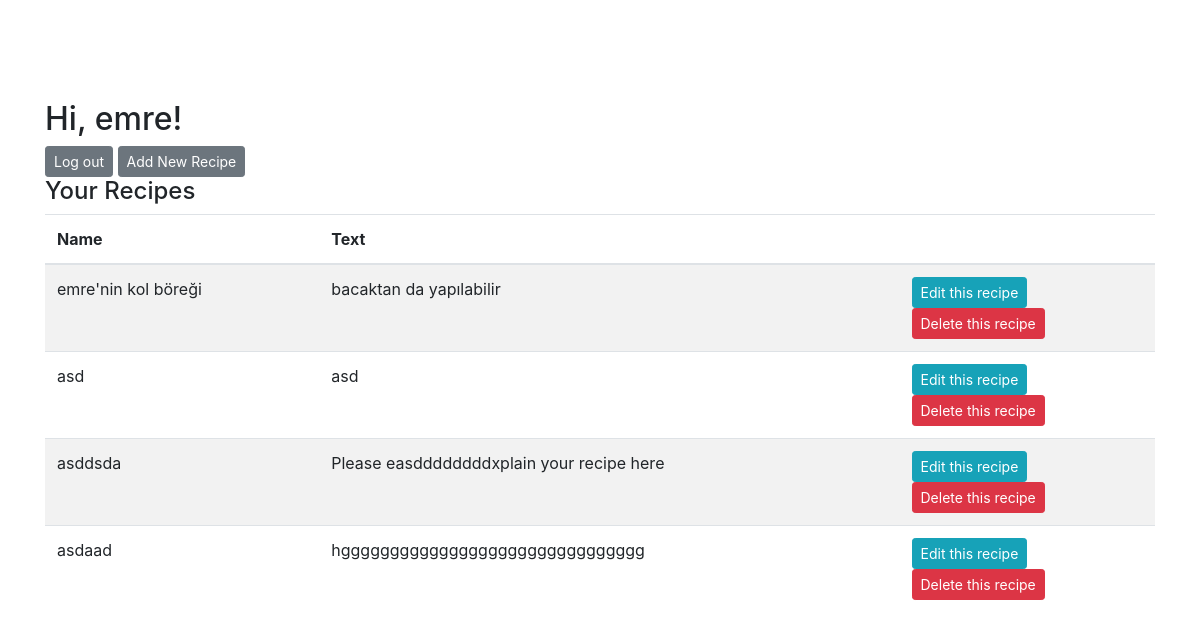
The page /profile (signed in) on the database its author committed.
### main.py (models this page shows, shortened)
class Recipe(db.Model):
	__tablename__ = 'Recipe'
	id = db.Column(db.Integer, primary_key = True)
	name = db.Column(db.String(100))
	text = db.Column(db.Text)
	category_id = db.Column(db.Integer, db.ForeignKey('RecipeCategory.id'), nullable=False)
	user_id = db.Column(db.Integer, db.ForeignKey('User.id'), nullable=False)
	add_date = db.Column(db.DateTime)
	last_edit_date = db.Column(db.DateTime)

### main.py (the view)
@app.route('/profile', methods=['POST', 'GET'])
def profile():
	if check_if_user_logged_in():
		user_id = session["user_id"]
		recipes = Recipe.query.filter_by(user_id=user_id)
		return render_template('profile.html', username=session["username"], recipes=recipes)
	else:
		return render_template('log_in.html')

### main.py (called while the page is built)
def check_if_user_logged_in():
	if not "logged_in" in session:
		user_logged_in = False
		session["logged_in"] = False
	else:
		user_logged_in = session["logged_in"]
	return user_logged_in

### templates/profile.html (shortened to what this page needs)
<!DOCTYPE html>
<html lang="en">
<head>
    <link rel="stylesheet" href="https://maxcdn.bootstrapcdn.com/bootstrap/4.0.0/css/bootstrap.min.css">
</head>
<body>
     <div name="main_profile" style = "margin-Top:100px" class="container">
        <h2>Hi, {{ username }}!</h2>
        <a href="{{url_for("log_out")}}"  class = "btn btn-secondary btn-sm">Log out</a>
        <a href="{{url_for("add_recipe")}}"  class = "btn btn-secondary btn-sm">Add New Recipe</a>
        <br>
		<h4>Your Recipes</h4>
		<div>
		{% if recipes == []%}
            <div class="alert alert-warning" role="alert">
                There is no recipe.
            </div>
        {% else %}
        <table class="table table-striped ">
        <thead>
        <tr>
          <th scope="col">Name</th>
          <th scope="col">Text</th>
		  <th scope="col"></th>
        </tr>
        </thead>
        <tbody>
        {% for recipe in recipes: %}
        <tr>
            <td>{{recipe.name}}</td>
            <td>{{recipe.text}}</td>
			<td><a name="edit" href="{{url_for("edit_recipe", recipe_id=recipe.id)}}" class = "btn btn-info  btn-sm">Edit this recipe</a>
			<br>
             <a name="delete" href="{{url_for("delete_recipe", recipe_id=recipe.id)}}" class = "btn btn-danger btn-sm">Delete this recipe</a></td>
        </tr>
        {% endfor %}
        </tbody>
        </table>
		{% endif%}
		</div>
    </div>
</body>
</html>

### rows shown on the page
Recipe: name "emre'nin kol böreği", text "bacaktan da yapılabilir"
Recipe: name "asd", text "asd"
Recipe: name "asddsda", text "Please easddddddddxplain your recipe here"
Recipe: name "asdaad", text "hggggggggggggggggggggggggggggggg"

### other values the page prints
{{ username }} "emre"
